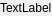
<?xml version="1.0" encoding="UTF-8"?>
<ui version="4.0">
 <class>PlayerWidget</class>
 <widget class="QWidget" name="PlayerWidget">
  <property name="geometry">
   <rect>
    <x>0</x>
    <y>0</y>
    <width>47</width>
    <height>16</height>
   </rect>
  </property>
  <property name="windowTitle">
   <string>Form</string>
  </property>
  <layout class="QGridLayout" name="gridLayout">
   <property name="leftMargin">
    <number>0</number>
   </property>
   <property name="topMargin">
    <number>0</number>
   </property>
   <property name="rightMargin">
    <number>0</number>
   </property>
   <property name="bottomMargin">
    <number>0</number>
   </property>
   <item row="0" column="0">
    <widget class="QLabel" name="label">
     <property name="text">
      <string>TextLabel</string>
     </property>
    </widget>
   </item>
  </layout>
 </widget>
 <resources/>
 <connections/>
</ui>
